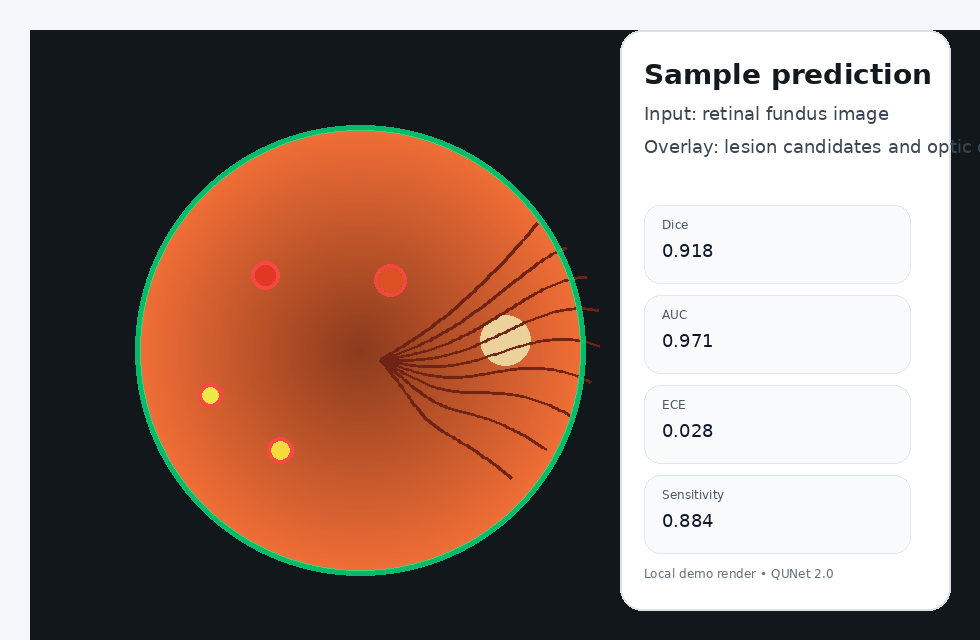
#> input picture assets/sample_prediction.png, 980 x 640 px
$ python -i augmentations.py   (imports and definitions only)
#> lines starting #> are read from the running program, lines starting #| are printed output that depends on the picture
from __future__ import annotations
from dataclasses import dataclass
import random
import numpy as np
from PIL import Image, ImageEnhance, ImageOps

@dataclass
class AugmentationConfig:
    horizontal_flip_prob: float = 0.5
    vertical_flip_prob: float = 0.15
    brightness: float = 0.12
    contrast: float = 0.12
    saturation: float = 0.10

class MedicalAugment:
    def __init__(self, cfg: AugmentationConfig | None = None):
        self.cfg = cfg or AugmentationConfig()

    def __call__(self, image: Image.Image, mask: Image.Image | None = None):
        if random.random() < self.cfg.horizontal_flip_prob:
            image = ImageOps.mirror(image)
            if mask is not None:
                mask = ImageOps.mirror(mask)
        if random.random() < self.cfg.vertical_flip_prob:
            image = ImageOps.flip(image)
            if mask is not None:
                mask = ImageOps.flip(mask)
        if random.random() < self.cfg.brightness:
            image = ImageEnhance.Brightness(image).enhance(0.85 + random.random() * 0.3)
        if random.random() < self.cfg.contrast:
            image = ImageEnhance.Contrast(image).enhance(0.85 + random.random() * 0.3)
        if random.random() < self.cfg.saturation:
            image = ImageEnhance.Color(image).enhance(0.85 + random.random() * 0.3)
        return image, mask

>>> import cv2
>>> picture = cv2.imread('../../assets/sample_prediction.png', cv2.IMREAD_GRAYSCALE)
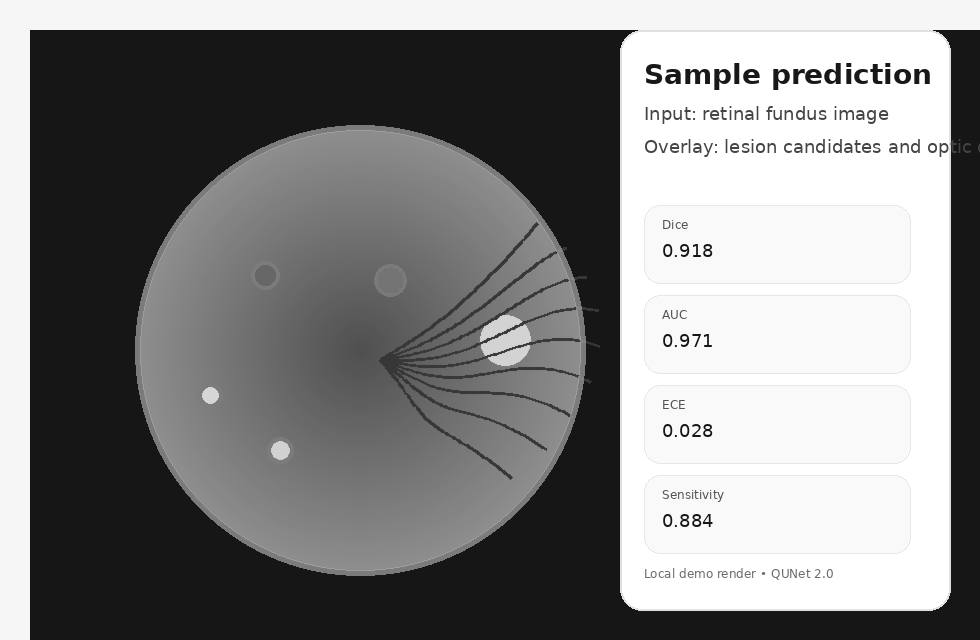
#> picture: shape (640, 980); min 22, max 255, mean 132.3
>>> result = MedicalAugment()(picture)
